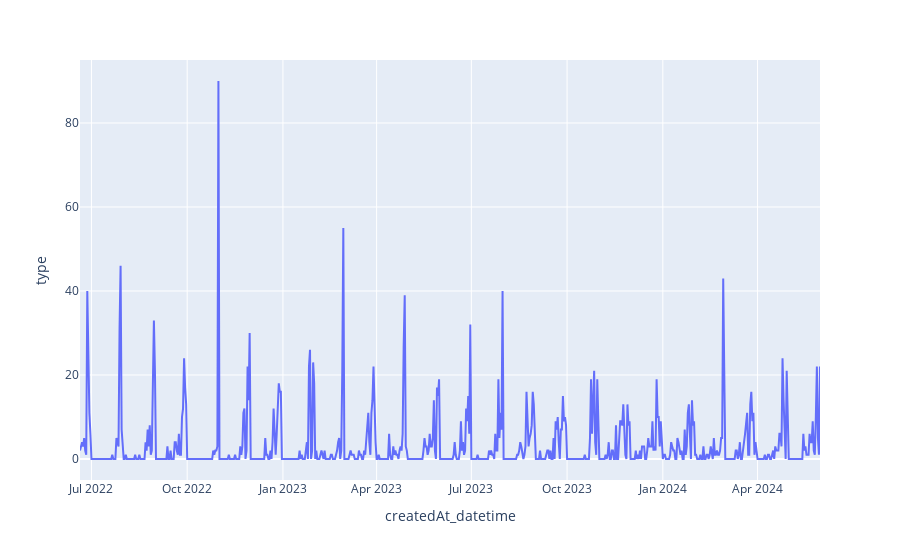

Here is the notebook cell this chart was saved with:
### Code cell
px.line(df_dt.resample('1D').count(), y='type')

### Figure 1 — Plotly figure (JSON) as saved in the notebook; plotly's stock layout.template omitted (floating-point values rounded to 4 significant figures; data arrays with more than 128 entries replaced by an {"elided": "..."} marker saying what was removed)
{"data": [{"hovertemplate": "createdAt_datetime=%{x}<br>type=%{y}<extra></extra>", "legendgroup": "", "line": {"color": "#636efa", "dash": "solid"}, "marker": {"symbol": "circle"}, "mode": "lines", "name": "", "orientation": "v", "showlegend": false, "type": "scatter", "x": {"elided": "712 str values"}, "xaxis": "x", "y": {"elided": "712 int values"}, "yaxis": "y"}], "layout": {"legend": {"tracegroupgap": 0}, "margin": {"t": 60}, "xaxis": {"anchor": "y", "domain": [0, 1], "title": {"text": "createdAt_datetime"}}, "yaxis": {"anchor": "x", "domain": [0, 1], "title": {"text": "type"}}}}
